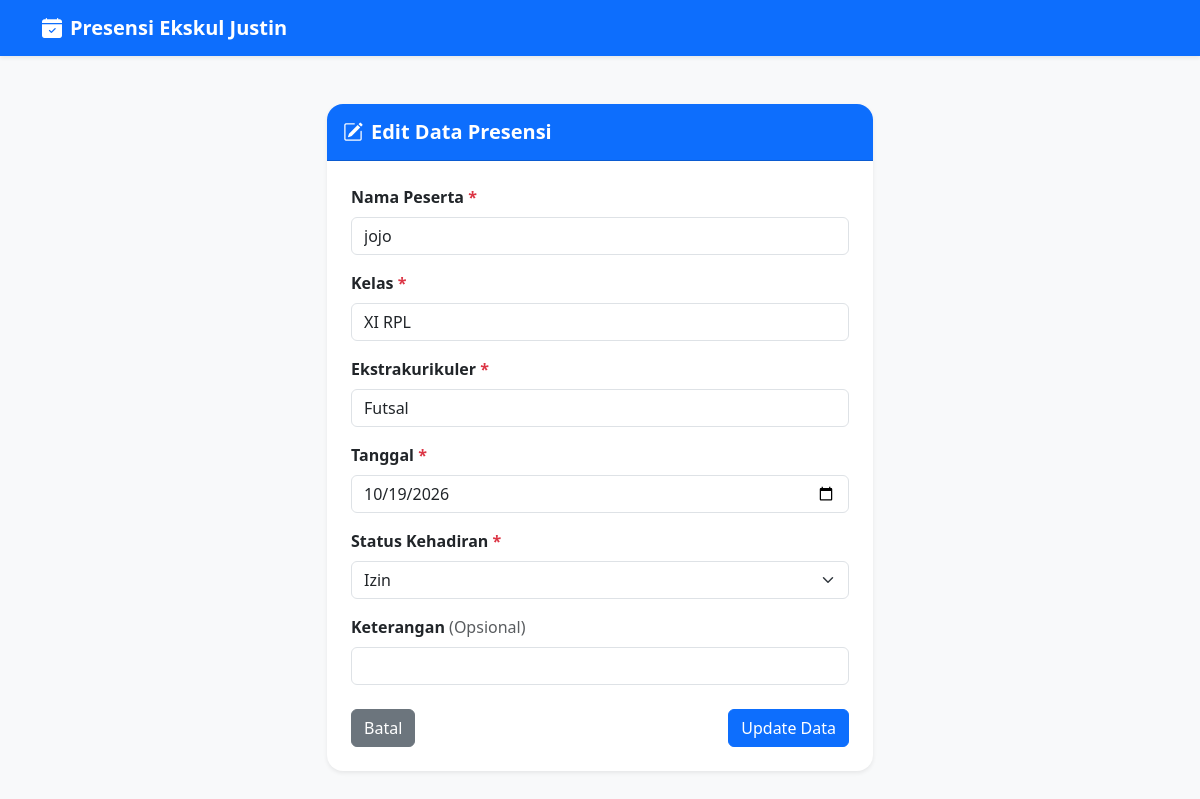
The app's page /edit.php?id=4 with its own data.
### tables this page shows
CREATE TABLE `presensi_ekskul` (
  `id_presensi` int(11) NOT NULL,
  `nama_peserta` varchar(50) NOT NULL,
  `kelas` varchar(20) NOT NULL,
  `ekstrakurikuler` varchar(50) NOT NULL,
  `tanggal` date NOT NULL,
  `status` enum('Hadir','Izin','Sakit','Alpha') NOT NULL,
  `keterangan` varchar(100) NOT NULL
);

### edit.php (the view, shortened to what this page needs)
<?php
include 'koneksi.php';
$id_presensi = $_GET['id'] ?? null;
$stmt = $pdo->prepare("SELECT * FROM presensi_ekskul WHERE id_presensi = :id");
$stmt->execute([':id' => $id_presensi]);
$data = $stmt->fetch(PDO::FETCH_ASSOC);
?>
<!DOCTYPE html>
<html lang="id">
<head>
    <link href="https://cdn.jsdelivr.net/npm/bootstrap@5.3.0/dist/css/bootstrap.min.css" rel="stylesheet">
    <link rel="stylesheet" href="https://cdn.jsdelivr.net/npm/bootstrap-icons@1.10.5/font/bootstrap-icons.css">
</head>
<body class="bg-light">
    <nav class="navbar navbar-dark bg-primary shadow-sm">
        <div class="container">
            <a class="navbar-brand fw-bold" href="index.php"><i class="bi bi-calendar-check-fill me-2"></i>Presensi Ekskul Justin</a>
        </div>
    </nav>
    <div class="container my-5">
        <div class="row justify-content-center">
            <div class="col-md-6">
                <div class="card shadow-sm border-0 rounded-4">
                    <div class="card-header bg-primary text-white py-3 rounded-top-4">
                        <h5 class="mb-0 fw-bold"><i class="bi bi-pencil-square me-2"></i>Edit Data Presensi</h5>
                    </div>
                    <div class="card-body p-4">
                        <form method="POST" action="">
                            <div class="mb-3">
                                <label class="form-label fw-semibold">Nama Peserta <span class="text-danger">*</span></label>
                                <input type="text" class="form-control" name="nama_peserta" value="<?= htmlspecialchars($data['nama_peserta']) ?>" required>
                            </div>
                            <div class="mb-3">
                                <label class="form-label fw-semibold">Kelas <span class="text-danger">*</span></label>
                                <input type="text" class="form-control" name="kelas" value="<?= htmlspecialchars($data['kelas']) ?>" required>
                            </div>
                            <div class="mb-3">
                                <label class="form-label fw-semibold">Ekstrakurikuler <span class="text-danger">*</span></label>
                                <input type="text" class="form-control" name="ekstrakurikuler" value="<?= htmlspecialchars($data['ekstrakurikuler']) ?>" required>
                            </div>
                            <div class="mb-3">
                                <label class="form-label fw-semibold">Tanggal <span class="text-danger">*</span></label>
                                <input type="date" class="form-control" name="tanggal" value="<?= $data['tanggal'] ?>" required>
                            </div>
                            <div class="mb-3">
                                <label class="form-label fw-semibold">Status Kehadiran <span class="text-danger">*</span></label>
                                <select class="form-select" name="status" required>
                                    <option value="Izin" <?= $data['status'] == 'Izin' ? 'selected' : '' ?>>Izin</option>
                                </select>
                            </div>
                            <div class="mb-4">
                                <label class="form-label fw-semibold">Keterangan <span class="text-muted fw-normal">(Opsional)</span></label>
                                <input type="text" class="form-control" name="keterangan" value="<?= htmlspecialchars($data['keterangan']) ?>">
                            </div>
                            <div class="d-flex justify-content-between">
                                <a href="index.php" class="btn btn-secondary">Batal</a>
                                <button type="submit" name="update" class="btn btn-primary">Update Data</button>
                            </div>
                        </form>
                    </div>
                </div>
            </div>
        </div>
    </div>
</body>
</html>

### records on screen
presensi_ekskul: nama_peserta "jojo", kelas "XI RPL", ekstrakurikuler "Futsal", tanggal "10/19/2026", status "Izin"
